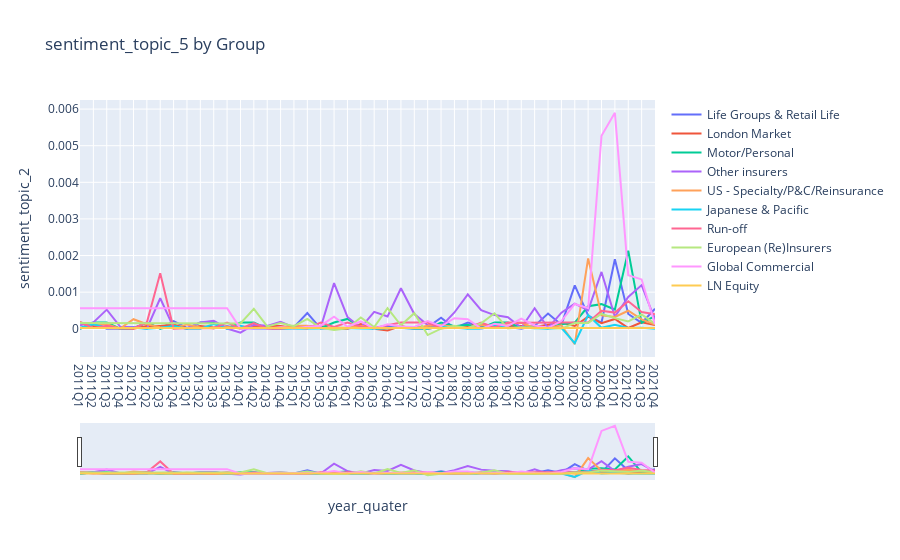

Notebook code for this chart:
### Markdown cell above
# pandemic

### Code cell
import plotly.express as px
import plotly.graph_objects as go
Group = df_MD_same_groupby['Group'].unique().tolist()
# df_MD_same_group_tp2["year_quater"] to str
df_MD_same_group_tp5["year_quater"] = df_MD_same_group_tp5["year_quater"].astype(str)
fig_size = (30, 10)
fig = go.Figure()
for i in Group:
    df_tmp = df_MD_same_group_tp5[['year_quater', i]]
    # # sort by year_quater
    # df_tmp = df_tmp.sort_values(by='year_quater')
    # df_tmp.reset_index(drop=True, inplace=True)
    # plot the line
    fig.add_trace(go.Line(
        x=df_tmp['year_quater'],
        y=df_tmp[i], 
        name=i)
        )
fig.update_layout(title='sentiment_topic_5 by Group', xaxis_title='year_quater', yaxis_title='sentiment_topic_2')
# update the ticker by df_MD_same_group_tp5['year_quater'] with same wide
fig.update_xaxes(tickvals=df_MD_same_group_tp5['year_quater'], ticktext=df_MD_same_group_tp5['year_quater'])

# df_MD_same_group_tp5['year_quater'] = pd.to_datetime(df_MD_same_group_tp5['year_quater'])
# Add range slider
fig.update_layout(
    xaxis_rangeslider_visible=True,
)

fig.show()
